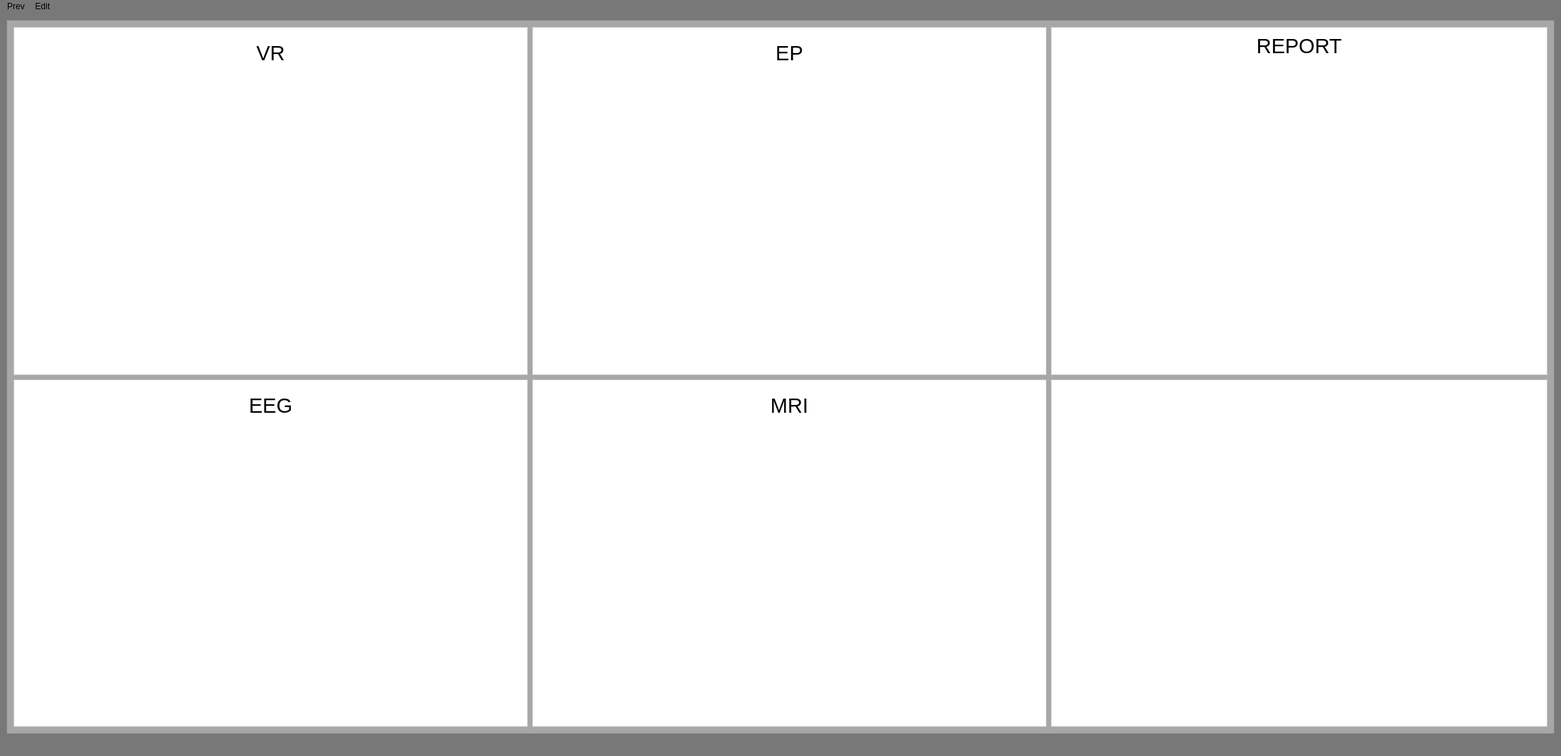
<?xml version="1.0" encoding="UTF-8"?>
<ui version="4.0">
 <class>MainWindow</class>
 <widget class="QMainWindow" name="MainWindow">
  <property name="geometry">
   <rect>
    <x>0</x>
    <y>0</y>
    <width>2200</width>
    <height>1066</height>
   </rect>
  </property>
  <property name="windowTitle">
   <string>MainWindow</string>
  </property>
  <property name="styleSheet">
   <string notr="true">background-color: rgb(120, 120, 120);</string>
  </property>
  <widget class="QWidget" name="centralwidget">
   <layout class="QGridLayout" name="gridLayout">
    <item row="0" column="0">
     <widget class="QFrame" name="frame">
      <property name="styleSheet">
       <string notr="true">background-color: rgb(167, 167, 167);</string>
      </property>
      <property name="frameShape">
       <enum>QFrame::StyledPanel</enum>
      </property>
      <property name="frameShadow">
       <enum>QFrame::Raised</enum>
      </property>
      <layout class="QGridLayout" name="gridLayout_2">
       <item row="2" column="1">
        <layout class="QGridLayout" name="main_gride">
         <item row="0" column="2">
          <widget class="QFrame" name="ep_frame">
           <property name="minimumSize">
            <size>
             <width>700</width>
             <height>0</height>
            </size>
           </property>
           <property name="styleSheet">
            <string notr="true">background-color: rgb(255, 255, 255);</string>
           </property>
           <property name="frameShape">
            <enum>QFrame::StyledPanel</enum>
           </property>
           <property name="frameShadow">
            <enum>QFrame::Raised</enum>
           </property>
           <layout class="QGridLayout" name="gridLayout_10">
            <item row="0" column="0">
             <layout class="QGridLayout" name="ep_gride">
              <property name="leftMargin">
               <number>10</number>
              </property>
              <property name="topMargin">
               <number>10</number>
              </property>
              <property name="rightMargin">
               <number>10</number>
              </property>
              <property name="bottomMargin">
               <number>10</number>
              </property>
              <item row="2" column="0">
               <widget class="QTableWidget" name="ep_table">
                <property name="minimumSize">
                 <size>
                  <width>0</width>
                  <height>250</height>
                 </size>
                </property>
                <property name="maximumSize">
                 <size>
                  <width>16777215</width>
                  <height>500</height>
                 </size>
                </property>
                <property name="autoFillBackground">
                 <bool>false</bool>
                </property>
                <property name="styleSheet">
                 <string notr="true">color:(255,255,255)</string>
                </property>
                <property name="frameShape">
                 <enum>QFrame::NoFrame</enum>
                </property>
                <property name="lineWidth">
                 <number>1</number>
                </property>
                <property name="showGrid">
                 <bool>true</bool>
                </property>
                <property name="gridStyle">
                 <enum>Qt::DotLine</enum>
                </property>
               </widget>
              </item>
              <item row="5" column="0">
               <widget class="QLabel" name="ep_score">
                <property name="text">
                 <string/>
                </property>
                <property name="alignment">
                 <set>Qt::AlignCenter</set>
                </property>
               </widget>
              </item>
              <item row="4" column="0">
               <layout class="QVBoxLayout" name="ep_predict_figure">
                <property name="leftMargin">
                 <number>0</number>
                </property>
                <property name="topMargin">
                 <number>0</number>
                </property>
                <property name="bottomMargin">
                 <number>0</number>
                </property>
               </layout>
              </item>
              <item row="3" column="0">
               <layout class="QVBoxLayout" name="ep_features_figure">
                <property name="leftMargin">
                 <number>0</number>
                </property>
                <property name="topMargin">
                 <number>0</number>
                </property>
                <property name="bottomMargin">
                 <number>0</number>
                </property>
               </layout>
              </item>
              <item row="1" column="0">
               <spacer name="verticalSpacer_6">
                <property name="orientation">
                 <enum>Qt::Vertical</enum>
                </property>
                <property name="sizeType">
                 <enum>QSizePolicy::Fixed</enum>
                </property>
                <property name="sizeHint" stdset="0">
                 <size>
                  <width>20</width>
                  <height>5</height>
                 </size>
                </property>
               </spacer>
              </item>
              <item row="0" column="0">
               <widget class="QLabel" name="ep_title">
                <property name="maximumSize">
                 <size>
                  <width>16777215</width>
                  <height>50</height>
                 </size>
                </property>
                <property name="font">
                 <font>
                  <pointsize>22</pointsize>
                 </font>
                </property>
                <property name="text">
                 <string>EP</string>
                </property>
                <property name="scaledContents">
                 <bool>false</bool>
                </property>
                <property name="alignment">
                 <set>Qt::AlignCenter</set>
                </property>
               </widget>
              </item>
             </layout>
            </item>
           </layout>
          </widget>
         </item>
         <item row="1" column="2">
          <widget class="QFrame" name="mri_frame">
           <property name="minimumSize">
            <size>
             <width>700</width>
             <height>0</height>
            </size>
           </property>
           <property name="styleSheet">
            <string notr="true">background-color: rgb(255, 255, 255);</string>
           </property>
           <property name="frameShape">
            <enum>QFrame::StyledPanel</enum>
           </property>
           <property name="frameShadow">
            <enum>QFrame::Raised</enum>
           </property>
           <layout class="QGridLayout" name="gridLayout_17">
            <item row="0" column="0">
             <layout class="QGridLayout" name="mri_gride">
              <property name="leftMargin">
               <number>10</number>
              </property>
              <property name="topMargin">
               <number>10</number>
              </property>
              <property name="rightMargin">
               <number>10</number>
              </property>
              <property name="bottomMargin">
               <number>10</number>
              </property>
              <item row="4" column="0">
               <layout class="QVBoxLayout" name="mri_predict_figure">
                <property name="leftMargin">
                 <number>0</number>
                </property>
                <property name="topMargin">
                 <number>0</number>
                </property>
                <property name="bottomMargin">
                 <number>0</number>
                </property>
               </layout>
              </item>
              <item row="3" column="0">
               <layout class="QVBoxLayout" name="mri_features_figure">
                <property name="leftMargin">
                 <number>0</number>
                </property>
                <property name="topMargin">
                 <number>0</number>
                </property>
                <property name="bottomMargin">
                 <number>0</number>
                </property>
               </layout>
              </item>
              <item row="5" column="0">
               <widget class="QLabel" name="mri_score">
                <property name="text">
                 <string/>
                </property>
                <property name="alignment">
                 <set>Qt::AlignCenter</set>
                </property>
               </widget>
              </item>
              <item row="2" column="0">
               <widget class="QTableWidget" name="mri_table">
                <property name="minimumSize">
                 <size>
                  <width>0</width>
                  <height>250</height>
                 </size>
                </property>
                <property name="maximumSize">
                 <size>
                  <width>16777215</width>
                  <height>500</height>
                 </size>
                </property>
                <property name="autoFillBackground">
                 <bool>false</bool>
                </property>
                <property name="styleSheet">
                 <string notr="true">color:(255,255,255)</string>
                </property>
                <property name="frameShape">
                 <enum>QFrame::NoFrame</enum>
                </property>
                <property name="lineWidth">
                 <number>1</number>
                </property>
                <property name="showGrid">
                 <bool>true</bool>
                </property>
                <property name="gridStyle">
                 <enum>Qt::DotLine</enum>
                </property>
               </widget>
              </item>
              <item row="0" column="0">
               <widget class="QLabel" name="mri_title">
                <property name="maximumSize">
                 <size>
                  <width>16777215</width>
                  <height>50</height>
                 </size>
                </property>
                <property name="font">
                 <font>
                  <pointsize>22</pointsize>
                 </font>
                </property>
                <property name="text">
                 <string>MRI</string>
                </property>
                <property name="scaledContents">
                 <bool>false</bool>
                </property>
                <property name="alignment">
                 <set>Qt::AlignCenter</set>
                </property>
               </widget>
              </item>
              <item row="1" column="0">
               <spacer name="verticalSpacer_12">
                <property name="orientation">
                 <enum>Qt::Vertical</enum>
                </property>
                <property name="sizeType">
                 <enum>QSizePolicy::Fixed</enum>
                </property>
                <property name="sizeHint" stdset="0">
                 <size>
                  <width>20</width>
                  <height>5</height>
                 </size>
                </property>
               </spacer>
              </item>
             </layout>
            </item>
           </layout>
          </widget>
         </item>
         <item row="1" column="1">
          <widget class="QFrame" name="eeg_frame">
           <property name="minimumSize">
            <size>
             <width>700</width>
             <height>0</height>
            </size>
           </property>
           <property name="styleSheet">
            <string notr="true">background-color: rgb(255, 255, 255);</string>
           </property>
           <property name="frameShape">
            <enum>QFrame::StyledPanel</enum>
           </property>
           <property name="frameShadow">
            <enum>QFrame::Raised</enum>
           </property>
           <layout class="QGridLayout" name="gridLayout_16">
            <item row="0" column="0">
             <layout class="QGridLayout" name="eeg_gride">
              <property name="leftMargin">
               <number>10</number>
              </property>
              <property name="topMargin">
               <number>10</number>
              </property>
              <property name="rightMargin">
               <number>10</number>
              </property>
              <property name="bottomMargin">
               <number>10</number>
              </property>
              <item row="1" column="0">
               <spacer name="verticalSpacer_11">
                <property name="orientation">
                 <enum>Qt::Vertical</enum>
                </property>
                <property name="sizeType">
                 <enum>QSizePolicy::Fixed</enum>
                </property>
                <property name="sizeHint" stdset="0">
                 <size>
                  <width>20</width>
                  <height>5</height>
                 </size>
                </property>
               </spacer>
              </item>
              <item row="0" column="0">
               <widget class="QLabel" name="eeg_title">
                <property name="maximumSize">
                 <size>
                  <width>16777215</width>
                  <height>50</height>
                 </size>
                </property>
                <property name="font">
                 <font>
                  <pointsize>22</pointsize>
                 </font>
                </property>
                <property name="text">
                 <string>EEG</string>
                </property>
                <property name="scaledContents">
                 <bool>false</bool>
                </property>
                <property name="alignment">
                 <set>Qt::AlignCenter</set>
                </property>
               </widget>
              </item>
              <item row="2" column="0">
               <widget class="QTableWidget" name="eeg_table">
                <property name="minimumSize">
                 <size>
                  <width>0</width>
                  <height>250</height>
                 </size>
                </property>
                <property name="maximumSize">
                 <size>
                  <width>16777215</width>
                  <height>500</height>
                 </size>
                </property>
                <property name="autoFillBackground">
                 <bool>false</bool>
                </property>
                <property name="styleSheet">
                 <string notr="true">color:(255,255,255)</string>
                </property>
                <property name="frameShape">
                 <enum>QFrame::NoFrame</enum>
                </property>
                <property name="lineWidth">
                 <number>1</number>
                </property>
                <property name="showGrid">
                 <bool>true</bool>
                </property>
                <property name="gridStyle">
                 <enum>Qt::DotLine</enum>
                </property>
               </widget>
              </item>
              <item row="5" column="0">
               <widget class="QLabel" name="eeg_score">
                <property name="text">
                 <string/>
                </property>
                <property name="alignment">
                 <set>Qt::AlignCenter</set>
                </property>
               </widget>
              </item>
              <item row="3" column="0">
               <layout class="QVBoxLayout" name="eeg_features_figure">
                <property name="leftMargin">
                 <number>0</number>
                </property>
                <property name="topMargin">
                 <number>0</number>
                </property>
                <property name="bottomMargin">
                 <number>0</number>
                </property>
               </layout>
              </item>
              <item row="4" column="0">
               <layout class="QVBoxLayout" name="eeg_predict_figure">
                <property name="leftMargin">
                 <number>0</number>
                </property>
                <property name="topMargin">
                 <number>0</number>
                </property>
                <property name="bottomMargin">
                 <number>0</number>
                </property>
               </layout>
              </item>
             </layout>
            </item>
           </layout>
          </widget>
         </item>
         <item row="0" column="1">
          <widget class="QFrame" name="vr_frame">
           <property name="minimumSize">
            <size>
             <width>700</width>
             <height>0</height>
            </size>
           </property>
           <property name="styleSheet">
            <string notr="true">background-color: rgb(255, 255, 255);</string>
           </property>
           <property name="frameShape">
            <enum>QFrame::StyledPanel</enum>
           </property>
           <property name="frameShadow">
            <enum>QFrame::Raised</enum>
           </property>
           <layout class="QGridLayout" name="gridLayout_18">
            <item row="0" column="0">
             <layout class="QGridLayout" name="vr_gride">
              <property name="leftMargin">
               <number>10</number>
              </property>
              <property name="topMargin">
               <number>10</number>
              </property>
              <property name="rightMargin">
               <number>10</number>
              </property>
              <property name="bottomMargin">
               <number>10</number>
              </property>
              <item row="1" column="0">
               <spacer name="verticalSpacer_13">
                <property name="orientation">
                 <enum>Qt::Vertical</enum>
                </property>
                <property name="sizeType">
                 <enum>QSizePolicy::Fixed</enum>
                </property>
                <property name="sizeHint" stdset="0">
                 <size>
                  <width>20</width>
                  <height>5</height>
                 </size>
                </property>
               </spacer>
              </item>
              <item row="0" column="0">
               <widget class="QLabel" name="vr_title">
                <property name="maximumSize">
                 <size>
                  <width>16777215</width>
                  <height>50</height>
                 </size>
                </property>
                <property name="font">
                 <font>
                  <pointsize>22</pointsize>
                 </font>
                </property>
                <property name="text">
                 <string>VR</string>
                </property>
                <property name="scaledContents">
                 <bool>false</bool>
                </property>
                <property name="alignment">
                 <set>Qt::AlignCenter</set>
                </property>
               </widget>
              </item>
              <item row="2" column="0">
               <widget class="QTableWidget" name="vr_table">
                <property name="minimumSize">
                 <size>
                  <width>0</width>
                  <height>250</height>
                 </size>
                </property>
                <property name="maximumSize">
                 <size>
                  <width>16777215</width>
                  <height>500</height>
                 </size>
                </property>
                <property name="autoFillBackground">
                 <bool>false</bool>
                </property>
                <property name="styleSheet">
                 <string notr="true">color:(255,255,255)</string>
                </property>
                <property name="frameShape">
                 <enum>QFrame::NoFrame</enum>
                </property>
                <property name="lineWidth">
                 <number>1</number>
                </property>
                <property name="showGrid">
                 <bool>true</bool>
                </property>
                <property name="gridStyle">
                 <enum>Qt::DotLine</enum>
                </property>
               </widget>
              </item>
              <item row="5" column="0">
               <widget class="QLabel" name="vr_score">
                <property name="text">
                 <string/>
                </property>
                <property name="alignment">
                 <set>Qt::AlignCenter</set>
                </property>
               </widget>
              </item>
              <item row="3" column="0">
               <layout class="QVBoxLayout" name="vr_features_figure">
                <property name="leftMargin">
                 <number>0</number>
                </property>
                <property name="topMargin">
                 <number>0</number>
                </property>
                <property name="bottomMargin">
                 <number>0</number>
                </property>
               </layout>
              </item>
              <item row="4" column="0">
               <layout class="QVBoxLayout" name="vr_predict_figure">
                <property name="leftMargin">
                 <number>0</number>
                </property>
                <property name="topMargin">
                 <number>0</number>
                </property>
                <property name="bottomMargin">
                 <number>0</number>
                </property>
               </layout>
              </item>
             </layout>
            </item>
           </layout>
          </widget>
         </item>
         <item row="1" column="3" colspan="2">
          <widget class="QFrame" name="frame_3">
           <property name="minimumSize">
            <size>
             <width>700</width>
             <height>0</height>
            </size>
           </property>
           <property name="styleSheet">
            <string notr="true">background-color: rgb(255, 255, 255);</string>
           </property>
           <property name="frameShape">
            <enum>QFrame::StyledPanel</enum>
           </property>
           <property name="frameShadow">
            <enum>QFrame::Raised</enum>
           </property>
           <layout class="QGridLayout" name="gridLayout_8">
            <item row="1" column="1">
             <layout class="QGridLayout" name="mri_result"/>
            </item>
            <item row="1" column="0">
             <layout class="QGridLayout" name="eeg_result"/>
            </item>
            <item row="0" column="1">
             <layout class="QGridLayout" name="ep_result"/>
            </item>
            <item row="0" column="0">
             <layout class="QGridLayout" name="vr_result"/>
            </item>
           </layout>
          </widget>
         </item>
         <item row="0" column="3" colspan="2">
          <widget class="QFrame" name="frame_2">
           <property name="minimumSize">
            <size>
             <width>700</width>
             <height>0</height>
            </size>
           </property>
           <property name="styleSheet">
            <string notr="true">background-color: rgb(255, 255, 255);</string>
           </property>
           <property name="frameShape">
            <enum>QFrame::StyledPanel</enum>
           </property>
           <property name="frameShadow">
            <enum>QFrame::Raised</enum>
           </property>
           <layout class="QGridLayout" name="gridLayout_4">
            <item row="1" column="0">
             <layout class="QGridLayout" name="gridLayout_5">
              <item row="4" column="0">
               <spacer name="verticalSpacer">
                <property name="orientation">
                 <enum>Qt::Vertical</enum>
                </property>
                <property name="sizeHint" stdset="0">
                 <size>
                  <width>20</width>
                  <height>40</height>
                 </size>
                </property>
               </spacer>
              </item>
              <item row="0" column="0">
               <widget class="QLabel" name="ep_title_2">
                <property name="maximumSize">
                 <size>
                  <width>16777215</width>
                  <height>50</height>
                 </size>
                </property>
                <property name="font">
                 <font>
                  <pointsize>22</pointsize>
                 </font>
                </property>
                <property name="text">
                 <string>REPORT</string>
                </property>
                <property name="scaledContents">
                 <bool>false</bool>
                </property>
                <property name="alignment">
                 <set>Qt::AlignCenter</set>
                </property>
               </widget>
              </item>
              <item row="1" column="0">
               <spacer name="verticalSpacer_9">
                <property name="orientation">
                 <enum>Qt::Vertical</enum>
                </property>
                <property name="sizeType">
                 <enum>QSizePolicy::Fixed</enum>
                </property>
                <property name="sizeHint" stdset="0">
                 <size>
                  <width>20</width>
                  <height>5</height>
                 </size>
                </property>
               </spacer>
              </item>
              <item row="3" column="0">
               <layout class="QGridLayout" name="total_figure"/>
              </item>
              <item row="2" column="0">
               <spacer name="verticalSpacer_2">
                <property name="orientation">
                 <enum>Qt::Vertical</enum>
                </property>
                <property name="sizeHint" stdset="0">
                 <size>
                  <width>20</width>
                  <height>40</height>
                 </size>
                </property>
               </spacer>
              </item>
             </layout>
            </item>
           </layout>
          </widget>
         </item>
        </layout>
       </item>
      </layout>
     </widget>
    </item>
   </layout>
  </widget>
  <widget class="QMenuBar" name="menubar">
   <property name="geometry">
    <rect>
     <x>0</x>
     <y>0</y>
     <width>2200</width>
     <height>34</height>
    </rect>
   </property>
   <widget class="QMenu" name="menuEdit">
    <property name="title">
     <string>Edit</string>
    </property>
   </widget>
   <widget class="QMenu" name="menuPrev">
    <property name="title">
     <string>Prev</string>
    </property>
   </widget>
   <addaction name="menuPrev"/>
   <addaction name="menuEdit"/>
  </widget>
  <widget class="QStatusBar" name="statusbar"/>
 </widget>
 <resources/>
 <connections/>
</ui>
